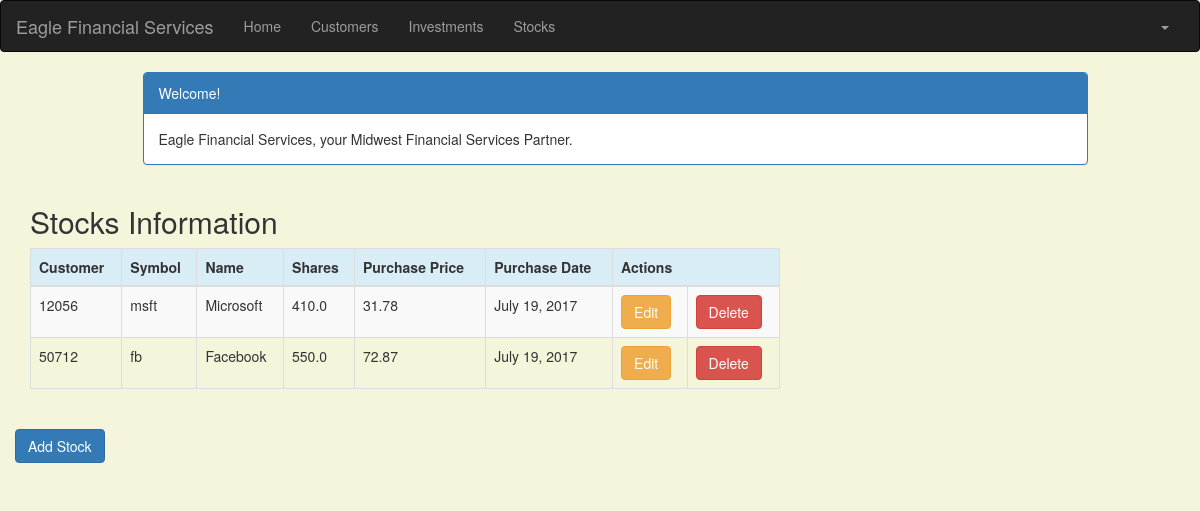
The page /stock/ (signed in) on the database its author committed.
### portfolio/models.py (models this page shows, shortened)
class Stock(models.Model):
    customer = models.ForeignKey(Customer, related_name='stocks')
    symbol = models.CharField(max_length=10)
    name = models.CharField(max_length=50)
    shares = models.DecimalField (max_digits=10, decimal_places=1)
    purchase_price = models.DecimalField(max_digits=10, decimal_places=2)
    purchase_date = models.DateField(default=timezone.now, blank=True, null=True)

class Customer(models.Model):
    name = models.CharField(max_length=50)
    address = models.CharField(max_length=200)
    cust_number = models.IntegerField(blank=False, null=False)
    city = models.CharField(max_length=50)
    state = models.CharField(max_length=50)
    zipcode = models.CharField(max_length=10)
    email = models.EmailField(max_length=200)
    cell_phone = models.CharField(max_length=50)
    created_date = models.DateTimeField(
        default=timezone.now)
    updated_date = models.DateTimeField(auto_now_add=True)
    def __str__(self):
        return str(self.cust_number)

### portfolio/views.py (the view)
# urls.py: url(r'^stock/$', views.stock_list, name='stock_list'),
@login_required
def stock_list(request):
   stocks = Stock.objects.filter(purchase_date__lte=timezone.now())
   return render(request, 'portfolio/stock_list.html', {'stocks': stocks})

### portfolio/templates/portfolio/stock_list.html (shortened to what this page needs)
{% extends 'portfolio/base.html' %}
{% block content %}
    <!DOCTYPE html>
    <html>
    <head>
        <link rel="stylesheet" href="https://maxcdn.bootstrapcdn.com/bootstrap/3.3.4/css/bootstrap.min.css">
    </head>
    <body>
    <div class="container">
        <div class="row">
            <div class="col-md-10 col-md-offset-1">
                <div class="panel panel-primary">
                    <div class="panel-heading">Welcome!</div>
                    <div class="panel-body">
                        Eagle Financial Services, your Midwest Financial Services Partner.
                    </div>
                </div>
            </div>
        </div>
    </div>
    <div class="row">
        <h2 style="padding-left: 15Px">Stocks Information</h2>
    </div>
    <div>
        <table class="table table-striped table-bordered table-hover">
            <thead>
            <tr class="bg-info">
                <th>Customer</th>
                <th>Symbol</th>
                <th>Name</th>
                <th>Shares</th>
                <th>Purchase Price</th>
                <th>Purchase Date</th>
                <th colspan="3">Actions</th>
            </tr>
            </thead>
            <tbody>
            {% for stock in stocks %}
                <tr>
                    <td>{{ stock.customer }}</td>
                    <td>{{ stock.symbol }}</td>
                    <td>{{ stock.name }}</td>
                    <td>{{ stock.shares }}</td>
                    <td>{{ stock.purchase_price }}</td>
                    <td>{{ stock.purchase_date }}</td>
                    <td><a href="{% url 'portfolio:stock_edit' pk=stock.pk %}"
                           class="btn btn-warning">Edit</a></td>
                    <td><a href="{% url 'portfolio:stock_delete' pk=stock.pk %}"
                           onclick="return confirm('Are you sure you want to delete?')"
                           class="btn btn-danger">Delete</a>
                    </td>
                </tr>
            {% endfor %}
            </tbody>
        </table>
     <div class="row">
            <a href="{% url 'portfolio:stock_new' %}" class="row"><span
                    class="btn btn-primary">Add Stock</span></a>
        </div>
    </div>
    </body>
    </html>
{% endblock %}

### portfolio/templates/portfolio/stock_list.html (style rules this page uses)
body { background-color: beige; }

### rows shown on the page
Stock: customer "12056", symbol "msft", name "Microsoft", shares "410.0", purchase_price "31.78", purchase_date "July 19, 2017"
Stock: customer "50712", symbol "fb", name "Facebook", shares "550.0", purchase_price "72.87", purchase_date "July 19, 2017"
